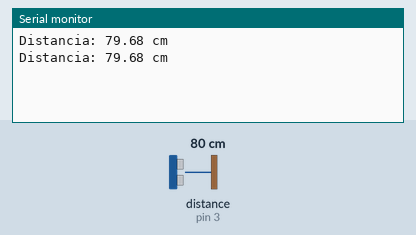
This sketch was run on a simulated Arduino Uno, built with avr-gcc and run on an emulated ATmega328P. On the bench: the last lines printed to the serial monitor. Wiring (inferred from the names in the program): ultrasonic range finder: trigger pin 2; echo pin 3. The inputs (shaded band) are chosen by the test bench; at power-on: distance to the obstacle (sensor on pin 3) 80 cm. The echo pulse lasts 58.3 µs per cm.

Above: at 1.8 s.
1.9 s: distance to the obstacle (sensor on pin 3) set to 2 cm
At 2.7 s:
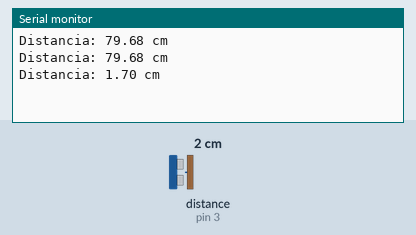
3.4 s: distance to the obstacle (sensor on pin 3) set to 4 cm
At 4.8 s:
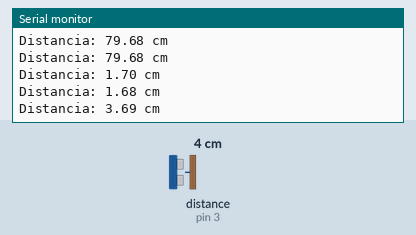
Timing chart, 0 to 6.4 s (numbered marks = the images above; inputs shaded):
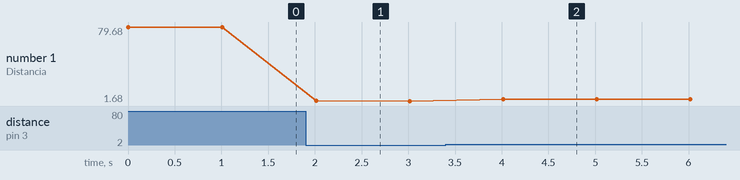

The sketch:

cp4-exe2.ino
```cpp
const int trigPin = 2;  // Pino de saída para o trigger do sensor
const int echoPin = 3;  // Pino de entrada para o eco do sensor

void setup() {
  Serial.begin(9600);  // Inicializa a comunicação serial
  pinMode(trigPin, OUTPUT);
  pinMode(echoPin, INPUT);
}

void loop() {
  // Gera um pulso no pino TRIG
  digitalWrite(trigPin, LOW);
  delayMicroseconds(2);
  digitalWrite(trigPin, HIGH);
  delayMicroseconds(10);
  digitalWrite(trigPin, LOW);

  // Mede o tempo que o eco leva para voltar
  long duration = pulseIn(echoPin, HIGH);

  // Calcula a distância com base na velocidade do som (aproximadamente 343 m/s)
  float distance = duration * 0.0343 / 2;

  // Exibe a distância no monitor serial
  Serial.print("Distancia: ");
  Serial.print(distance);
  Serial.println(" cm");

  delay(1000);  // Aguarda 1 segundo antes da próxima leitura
}
```

Measured:
- after the input at 1.9 s, the serial monitor: prints a new line after 0.11 s (image 1)
- after the input at 3.4 s, the serial monitor: prints a new line after 0.61 s (image 2)
- plotted number 1: 79.68 → 1.68 after the input at 1.9 s, 1.68 → 3.69 after the input at 3.4 s
